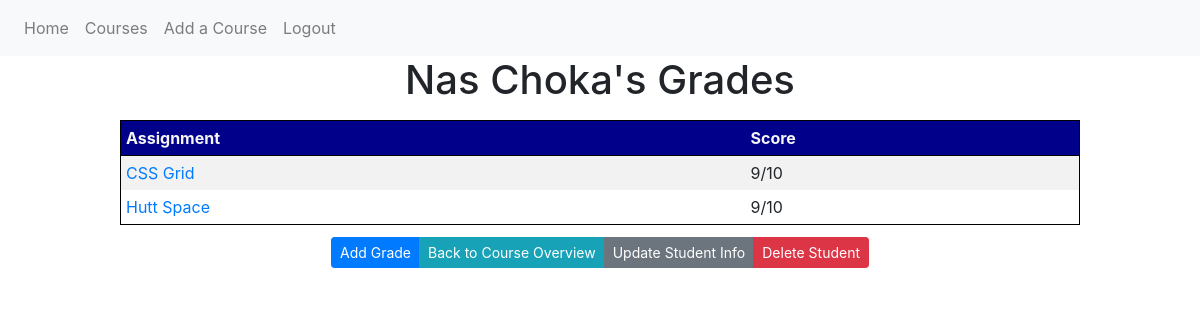
The app's page /course/1/student/1 (signed in) with its own data.
### guide_and_teach/models.py (models this page shows, shortened)
class Student(db.Model):
    id = db.Column(db.Integer, primary_key=True)
    user_id = db.Column(db.Integer, db.ForeignKey('user.id'))
    course_id = db.Column(db.Integer, db.ForeignKey('course.id'))
    student_name = db.Column(db.String(50))
    teacher = db.relationship('User', backref="user")
    courses = db.relationship('Course', backref="course")
    grade = db.relationship('Grade', backref="student", lazy=True)

class Grade(db.Model):
    id = db.Column(db.Integer, primary_key=True)
    user_id = db.Column(db.Integer, db.ForeignKey('user.id'))
    student_id = db.Column(db.Integer, db.ForeignKey('student.id'))
    score = db.Column(db.String(15), nullable=False)
    max_score = db.Column(db.String(15), nullable=False)
    assignment = db.Column(db.String(50), nullable=False)

### guide_and_teach/routes.py (the view)
@app.route('/course/<int:course_id>/student/<int:student_id>', methods=['GET', 'POST'])
@login_required
def single_student(student_id, course_id):
    student = Student.query.get_or_404(student_id)
    if student.user != current_user:
        abort(403)
    grades = Grade.query.all()
    return render_template('single_student.html', title="student.student_name", student=student, course_id=course_id, grades=grades)

### guide_and_teach/models.py (called while the page is built)
@login_manager.user_loader
def load_user(user_id):
    return User.query.get(int(user_id))

### guide_and_teach/templates/single_student.html (shortened to what this page needs)
{% extends "layout.html" %}
{% block content %}
        <article>
            <h1>{{ student.student_name }}'s Grades</h1>
            <table class="table-striped">
                <thead>
                    <tr>
                        <td><strong>Assignment</strong></td>
                        <td><strong>Score</strong></td>
                    </tr>
                </thead>
                <tbody>
                    {% for grade in grades %}
                    {% if grade.student == student %}
                    <tr>
                        <td><a href="{{ url_for('single_grade', course_id=course_id, student_id=student.id, grade_id=grade.id) }}"> {{ grade.assignment }}</a></td>
                        <td>{{ grade.score }}/{{ grade.max_score }}</td>
                    </tr>
                    {% endif %}
                    {% endfor %}
                </tbody>
            </table>
            {% if student.user == current_user %}
            <div class="ralph">
            <div class="btn-group btn-group ml-4 mr-4" role="group">
                <a class="btn btn-primary btn-sm mt-1 mb-1" href="{{ url_for('add_grade', course_id=course_id, student_id=student.id) }}">Add Grade</a>
                <a class="btn btn-info btn-sm mt-1 mb-1" href="{{ url_for('single_course', course_id=course_id) }}">Back to Course Overview</a>
                <a class="btn btn-secondary btn-sm mt-1 mb-1" href="{{ url_for('update_student', student_id=student.id, course_id=course_id) }}">Update Student Info</a>
                <button type="button" class="btn btn-danger btn-sm mb-1 mt-1" data-toggle="modal" data-target="#deleteModal">Delete Student</button>
            </div>
            </div>
            {% endif %}
        </article>
{% endblock content %}

### guide_and_teach/static/style.css (style rules this page uses)
article { display: flex; flex-direction: column; }
table { border: 1px solid black; border-radius: 10px; margin-top: .5em; margin-bottom: .5em; margin-left: 10%; margin-right: 10%; }
thead { border: 1px solid black; color: whitesmoke; background-color: darkblue; margin: 5px; padding: 1em; }
td { margin: 2px; padding: 5px; }
h1, h2 { text-align: center; }
.ralph { display: flex; justify-content: center; align-content: center; margin-left: 10%; margin-right: 10%; }

### records on screen
Student: student_name "Nas Choka"
Grade: assignment "CSS Grid", score "9", max_score "10"
Grade: assignment "Hutt Space", score "9", max_score "10"
